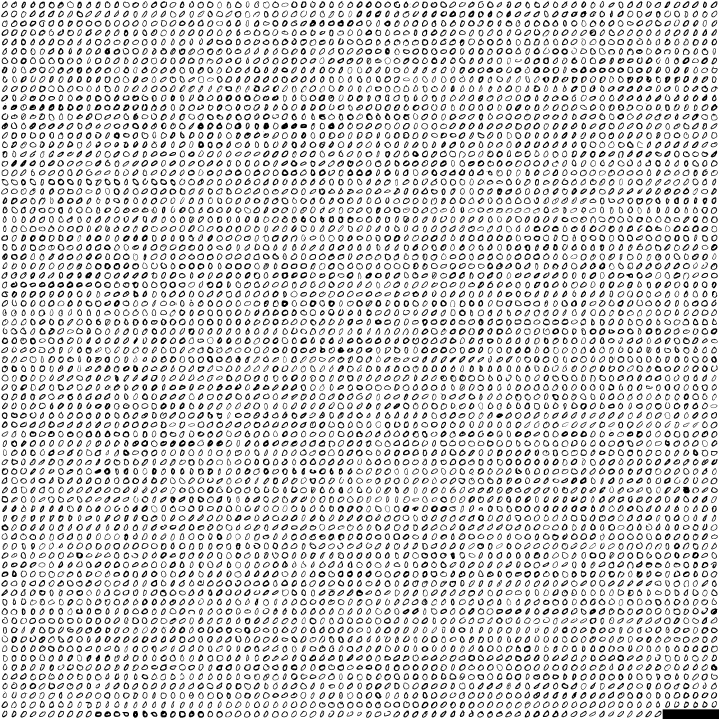
#> input picture Digits/0.png, 2156 x 2156 px (shown at 1/3 size); its folder holds only this picture in this run
$ jupyter execute --allow-errors ClassifyDIGIT.ipynb
#> lines starting #> are read from the running program, lines starting #| are printed output that depends on the picture
#> after the loop `while row < I.shape[0]:`: row = 2156
## Digit Classification with Nearest Neighbors

### Chris Tralie

Today we talked about <b>supervised learning</b>, which is the process by learning from a set of <b>labeled examples</b>, or examples that have been sorted into different classes beforehand.  We're not always fortunate enough to have data that's labeled like this, but when we do, there are a variety of techniques we can use to learn models of the different classes.  Actually, everything we've done in this class so far can be considered supervised learning, including learning from <a href = "../../Assignments/HW3_Markov">Markov chains trained on text</a> to <a href = "../Week5_BagOfWords">Naive Bayes bag of words</a> and <a href = "../Week6_GradSchoolAdmissions">Gaussian Naive Bayes</a>.  In every application we looked at with these techniques, we <b>trained</b> on our labeled examples and then we tested on some new unseen data that wasn't included in the training set.

In this exercise today, we explore a new supervised learning technique known as <b>nearest neighbors</b>.  If we have a way of measuring a <b>distance</b> between two different data points, then we can apply this technique.  For example, let's suppose we had a labeled set of data points in two classes: red circles and blue squares.  Then, let's say we wanted to guess which of the two classes some new data point was in.  We'll depict this data point as a black triangle, as shown below

The <b>K-nearest neighbors</b> technique simply finds the <b>K</b> closest labeled examples, as measured by the distance, and uses them to vote on the class identity of this new point.  In the above example, we choose <b>K = 5</b> for the 5 nearest neighbors, and we happen to get 4 votes for a red circle and 1 vote for a blue square, so we would label this new data point as a red circle.

Overall, we can think of nearest neighbors as a supervised learning technique that <b>memorizes</b> examples.  This means it's only as good as the examples, and it will do better with a higher number and variety of examples, which we don't always have access to.  By contrast, other learning techniques will try to better <b>generalize</b> some knowledge to new examples.  But we'll start with this "memorizer" first.

As simple as this technique may seem, it can work very well in practice.  Below we'll show k-nearest neighbors on an example of 28x28 images of drawn digits, where the labeled examples are obtained from the <a href = "https://en.wikipedia.org/wiki/MNIST_database">MNIST database</a>.  In this case, there are 10 unique classes for the digits between 0 and 9, inclusive. Let's first load in our imports and load in all of the MNIST digits.

[cell 1]
import numpy as np
import matplotlib.pyplot as plt
import skimage
import skimage.io
import scipy.stats
from skimage.transform import resize
from PIL import ImageTk, Image, ImageDraw
import PIL
from tkinter import *

[cell 2]
# Load in all digits
res = 28
digits = []
#> (the rest of this cell did not finish here and is left out)

The digits are setup in a 2D array so that <code>digits[i][j]</code> gives the $j^{\text{th}}$ example of digit $i$.  Each digit is itself a $28 \times 28$ 2D array of grayscale values between 0 and 1.

Next, let's try to think about how to define a distance between two digit images.  First, let's look at the range of values in a digit.  We'll pick out the first 0 as an example

[cell 3]
plt.imshow(digits[0][0], cmap='gray')
plt.colorbar()
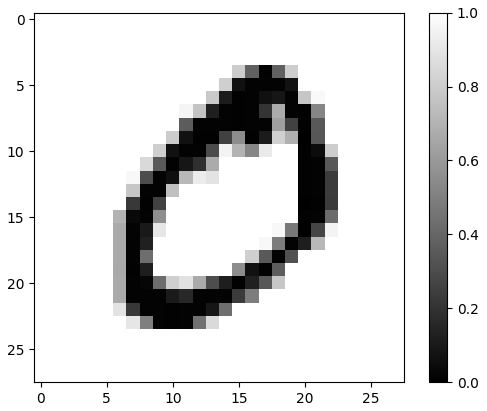
#> figure drawn by matplotlib, 2 panels

In this case, we'll compute the <b>Euclidean distance</b> between digits, which is defined as

### $\sqrt{\sum_{i, j} (X[i, j] - Y[i, j])^2}$

and use this to find the top K nearest digits to a digit that you draw

We'll setup a little interactive canvas where we can draw digits and retrieve their K nearest neighbors.  We'll use <code><a href = "https://numpy.org/doc/stable/reference/generated/numpy.argsort.html">np.argsort</a></code> to help us find the nearest neighbors.  Try it out for yourself!

[cell 4]
width = 200  # canvas width
height = 200 # canvas height
center = height//2

K = 10 # Number of nearest neighbors to consider

# [52 lines left out: functions classify, paint, not called in this run]

root = Tk()

# create a tkinter canvas to draw on
canvas = Canvas(root, width=width, height=height, bg='white')
canvas.pack()

# Create a PIL image and a drawer object
digit_image = PIL.Image.new("RGB", (width, height), (255, 255, 255))
#> digit_image: PIL image 200x200 RGB; every value is 255
draw = ImageDraw.Draw(digit_image)
canvas.pack(expand=YES, fill=BOTH)
canvas.bind("<B1-Motion>", paint)

# add a button to save the image
button=Button(text="classify",command=classify)
button.pack()

root.mainloop()
